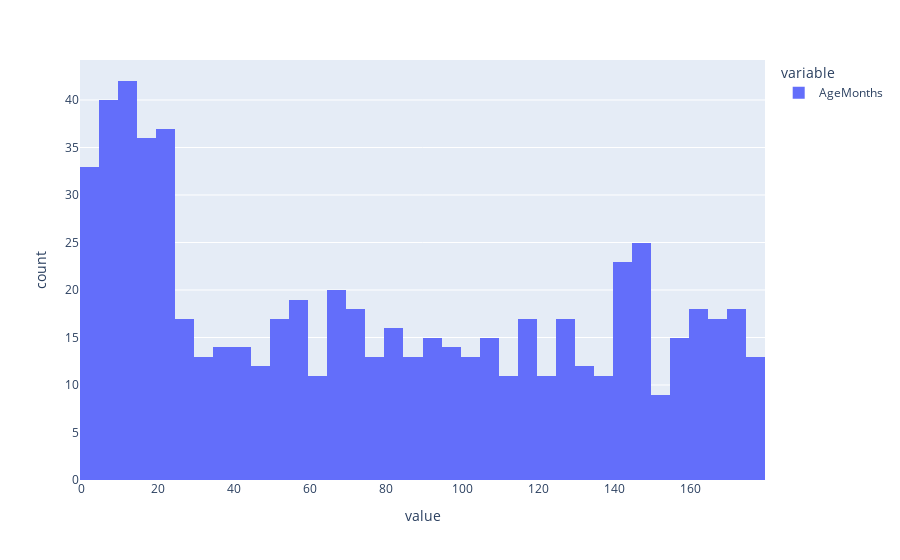

Notebook source saved alongside this figure:
### Markdown cell above
### 3.4 Does the pet's age affect its likelihood of adoption?

### Code cell
# Visualize the data with a histogram
px.histogram(pet_adoption[pet_adoption['AdoptionLikelihood'] == 1]['AgeMonths'], nbins=50)

### Figure 1 — Plotly figure (JSON) as saved in the notebook; plotly's stock layout.template omitted (floating-point values rounded to 4 significant figures; data arrays with more than 128 entries replaced by an {"elided": "..."} marker saying what was removed)
{"data": [{"alignmentgroup": "True", "bingroup": "x", "hovertemplate": "variable=AgeMonths<br>value=%{x}<br>count=%{y}<extra></extra>", "legendgroup": "AgeMonths", "marker": {"color": "#636efa", "pattern": {"shape": ""}}, "name": "AgeMonths", "nbinsx": 50, "offsetgroup": "AgeMonths", "orientation": "v", "showlegend": true, "type": "histogram", "x": {"elided": "659 int values"}, "xaxis": "x", "yaxis": "y"}], "layout": {"barmode": "relative", "legend": {"title": {"text": "variable"}, "tracegroupgap": 0}, "margin": {"t": 60}, "xaxis": {"anchor": "y", "domain": [0, 1], "title": {"text": "value"}}, "yaxis": {"anchor": "x", "domain": [0, 1], "title": {"text": "count"}}}}
